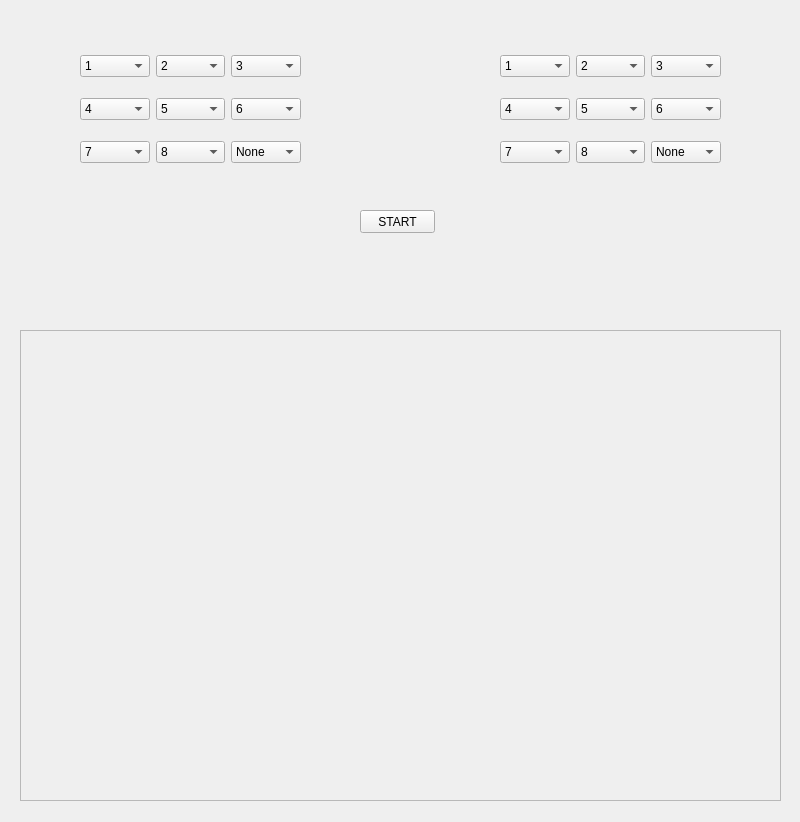
<?xml version="1.0" encoding="UTF-8"?>
<ui version="4.0">
 <class>MainWindow</class>
 <widget class="QMainWindow" name="MainWindow">
  <property name="geometry">
   <rect>
    <x>0</x>
    <y>0</y>
    <width>800</width>
    <height>822</height>
   </rect>
  </property>
  <property name="windowTitle">
   <string>MainWindow</string>
  </property>
  <widget class="QWidget" name="centralwidget">
   <widget class="QScrollArea" name="scrollArea">
    <property name="geometry">
     <rect>
      <x>20</x>
      <y>330</y>
      <width>761</width>
      <height>471</height>
     </rect>
    </property>
    <property name="widgetResizable">
     <bool>true</bool>
    </property>
    <widget class="QWidget" name="scrollAreaWidgetContents">
     <property name="geometry">
      <rect>
       <x>0</x>
       <y>0</y>
       <width>759</width>
       <height>469</height>
      </rect>
     </property>
    </widget>
   </widget>
   <widget class="QWidget" name="gridLayoutWidget">
    <property name="geometry">
     <rect>
      <x>80</x>
      <y>40</y>
      <width>221</width>
      <height>141</height>
     </rect>
    </property>
    <layout class="QGridLayout" name="gridLayout">
     <item row="0" column="1">
      <widget class="QComboBox" name="cmbBox_Start_01">
       <property name="currentIndex">
        <number>2</number>
       </property>
       <item>
        <property name="text">
         <string>None</string>
        </property>
       </item>
       <item>
        <property name="text">
         <string>1</string>
        </property>
       </item>
       <item>
        <property name="text">
         <string>2</string>
        </property>
       </item>
       <item>
        <property name="text">
         <string>3</string>
        </property>
       </item>
       <item>
        <property name="text">
         <string>4</string>
        </property>
       </item>
       <item>
        <property name="text">
         <string>5</string>
        </property>
       </item>
       <item>
        <property name="text">
         <string>6</string>
        </property>
       </item>
       <item>
        <property name="text">
         <string>7</string>
        </property>
       </item>
       <item>
        <property name="text">
         <string>8</string>
        </property>
       </item>
      </widget>
     </item>
     <item row="0" column="2">
      <widget class="QComboBox" name="cmbBox_Start_02">
       <property name="currentIndex">
        <number>3</number>
       </property>
       <item>
        <property name="text">
         <string>None</string>
        </property>
       </item>
       <item>
        <property name="text">
         <string>1</string>
        </property>
       </item>
       <item>
        <property name="text">
         <string>2</string>
        </property>
       </item>
       <item>
        <property name="text">
         <string>3</string>
        </property>
       </item>
       <item>
        <property name="text">
         <string>4</string>
        </property>
       </item>
       <item>
        <property name="text">
         <string>5</string>
        </property>
       </item>
       <item>
        <property name="text">
         <string>6</string>
        </property>
       </item>
       <item>
        <property name="text">
         <string>7</string>
        </property>
       </item>
       <item>
        <property name="text">
         <string>8</string>
        </property>
       </item>
      </widget>
     </item>
     <item row="0" column="0">
      <widget class="QComboBox" name="cmbBox_Start_00">
       <property name="currentIndex">
        <number>1</number>
       </property>
       <item>
        <property name="text">
         <string>None</string>
        </property>
       </item>
       <item>
        <property name="text">
         <string>1</string>
        </property>
       </item>
       <item>
        <property name="text">
         <string>2</string>
        </property>
       </item>
       <item>
        <property name="text">
         <string>3</string>
        </property>
       </item>
       <item>
        <property name="text">
         <string>4</string>
        </property>
       </item>
       <item>
        <property name="text">
         <string>5</string>
        </property>
       </item>
       <item>
        <property name="text">
         <string>6</string>
        </property>
       </item>
       <item>
        <property name="text">
         <string>7</string>
        </property>
       </item>
       <item>
        <property name="text">
         <string>8</string>
        </property>
       </item>
      </widget>
     </item>
     <item row="1" column="0">
      <widget class="QComboBox" name="cmbBox_Start_10">
       <property name="currentIndex">
        <number>4</number>
       </property>
       <item>
        <property name="text">
         <string>None</string>
        </property>
       </item>
       <item>
        <property name="text">
         <string>1</string>
        </property>
       </item>
       <item>
        <property name="text">
         <string>2</string>
        </property>
       </item>
       <item>
        <property name="text">
         <string>3</string>
        </property>
       </item>
       <item>
        <property name="text">
         <string>4</string>
        </property>
       </item>
       <item>
        <property name="text">
         <string>5</string>
        </property>
       </item>
       <item>
        <property name="text">
         <string>6</string>
        </property>
       </item>
       <item>
        <property name="text">
         <string>7</string>
        </property>
       </item>
       <item>
        <property name="text">
         <string>8</string>
        </property>
       </item>
      </widget>
     </item>
     <item row="1" column="1">
      <widget class="QComboBox" name="cmbBox_Start_11">
       <property name="currentIndex">
        <number>5</number>
       </property>
       <item>
        <property name="text">
         <string>None</string>
        </property>
       </item>
       <item>
        <property name="text">
         <string>1</string>
        </property>
       </item>
       <item>
        <property name="text">
         <string>2</string>
        </property>
       </item>
       <item>
        <property name="text">
         <string>3</string>
        </property>
       </item>
       <item>
        <property name="text">
         <string>4</string>
        </property>
       </item>
       <item>
        <property name="text">
         <string>5</string>
        </property>
       </item>
       <item>
        <property name="text">
         <string>6</string>
        </property>
       </item>
       <item>
        <property name="text">
         <string>7</string>
        </property>
       </item>
       <item>
        <property name="text">
         <string>8</string>
        </property>
       </item>
      </widget>
     </item>
     <item row="1" column="2">
      <widget class="QComboBox" name="cmbBox_Start_12">
       <property name="currentIndex">
        <number>6</number>
       </property>
       <item>
        <property name="text">
         <string>None</string>
        </property>
       </item>
       <item>
        <property name="text">
         <string>1</string>
        </property>
       </item>
       <item>
        <property name="text">
         <string>2</string>
        </property>
       </item>
       <item>
        <property name="text">
         <string>3</string>
        </property>
       </item>
       <item>
        <property name="text">
         <string>4</string>
        </property>
       </item>
       <item>
        <property name="text">
         <string>5</string>
        </property>
       </item>
       <item>
        <property name="text">
         <string>6</string>
        </property>
       </item>
       <item>
        <property name="text">
         <string>7</string>
        </property>
       </item>
       <item>
        <property name="text">
         <string>8</string>
        </property>
       </item>
      </widget>
     </item>
     <item row="2" column="0">
      <widget class="QComboBox" name="cmbBox_Start_20">
       <property name="currentIndex">
        <number>7</number>
       </property>
       <item>
        <property name="text">
         <string>None</string>
        </property>
       </item>
       <item>
        <property name="text">
         <string>1</string>
        </property>
       </item>
       <item>
        <property name="text">
         <string>2</string>
        </property>
       </item>
       <item>
        <property name="text">
         <string>3</string>
        </property>
       </item>
       <item>
        <property name="text">
         <string>4</string>
        </property>
       </item>
       <item>
        <property name="text">
         <string>5</string>
        </property>
       </item>
       <item>
        <property name="text">
         <string>6</string>
        </property>
       </item>
       <item>
        <property name="text">
         <string>7</string>
        </property>
       </item>
       <item>
        <property name="text">
         <string>8</string>
        </property>
       </item>
      </widget>
     </item>
     <item row="2" column="1">
      <widget class="QComboBox" name="cmbBox_Start_21">
       <property name="currentIndex">
        <number>8</number>
       </property>
       <item>
        <property name="text">
         <string>None</string>
        </property>
       </item>
       <item>
        <property name="text">
         <string>1</string>
        </property>
       </item>
       <item>
        <property name="text">
         <string>2</string>
        </property>
       </item>
       <item>
        <property name="text">
         <string>3</string>
        </property>
       </item>
       <item>
        <property name="text">
         <string>4</string>
        </property>
       </item>
       <item>
        <property name="text">
         <string>5</string>
        </property>
       </item>
       <item>
        <property name="text">
         <string>6</string>
        </property>
       </item>
       <item>
        <property name="text">
         <string>7</string>
        </property>
       </item>
       <item>
        <property name="text">
         <string>8</string>
        </property>
       </item>
      </widget>
     </item>
     <item row="2" column="2">
      <widget class="QComboBox" name="cmbBox_Start_22">
       <property name="currentIndex">
        <number>0</number>
       </property>
       <item>
        <property name="text">
         <string>None</string>
        </property>
       </item>
       <item>
        <property name="text">
         <string>1</string>
        </property>
       </item>
       <item>
        <property name="text">
         <string>2</string>
        </property>
       </item>
       <item>
        <property name="text">
         <string>3</string>
        </property>
       </item>
       <item>
        <property name="text">
         <string>4</string>
        </property>
       </item>
       <item>
        <property name="text">
         <string>5</string>
        </property>
       </item>
       <item>
        <property name="text">
         <string>6</string>
        </property>
       </item>
       <item>
        <property name="text">
         <string>7</string>
        </property>
       </item>
       <item>
        <property name="text">
         <string>8</string>
        </property>
       </item>
      </widget>
     </item>
    </layout>
   </widget>
   <widget class="QWidget" name="gridLayoutWidget_2">
    <property name="geometry">
     <rect>
      <x>500</x>
      <y>40</y>
      <width>221</width>
      <height>141</height>
     </rect>
    </property>
    <layout class="QGridLayout" name="gridLayout_2">
     <item row="0" column="1">
      <widget class="QComboBox" name="cmbBox_Target_01">
       <property name="currentIndex">
        <number>2</number>
       </property>
       <item>
        <property name="text">
         <string>None</string>
        </property>
       </item>
       <item>
        <property name="text">
         <string>1</string>
        </property>
       </item>
       <item>
        <property name="text">
         <string>2</string>
        </property>
       </item>
       <item>
        <property name="text">
         <string>3</string>
        </property>
       </item>
       <item>
        <property name="text">
         <string>4</string>
        </property>
       </item>
       <item>
        <property name="text">
         <string>5</string>
        </property>
       </item>
       <item>
        <property name="text">
         <string>6</string>
        </property>
       </item>
       <item>
        <property name="text">
         <string>7</string>
        </property>
       </item>
       <item>
        <property name="text">
         <string>8</string>
        </property>
       </item>
      </widget>
     </item>
     <item row="0" column="2">
      <widget class="QComboBox" name="cmbBox_Target_02">
       <property name="currentIndex">
        <number>3</number>
       </property>
       <item>
        <property name="text">
         <string>None</string>
        </property>
       </item>
       <item>
        <property name="text">
         <string>1</string>
        </property>
       </item>
       <item>
        <property name="text">
         <string>2</string>
        </property>
       </item>
       <item>
        <property name="text">
         <string>3</string>
        </property>
       </item>
       <item>
        <property name="text">
         <string>4</string>
        </property>
       </item>
       <item>
        <property name="text">
         <string>5</string>
        </property>
       </item>
       <item>
        <property name="text">
         <string>6</string>
        </property>
       </item>
       <item>
        <property name="text">
         <string>7</string>
        </property>
       </item>
       <item>
        <property name="text">
         <string>8</string>
        </property>
       </item>
      </widget>
     </item>
     <item row="0" column="0">
      <widget class="QComboBox" name="cmbBox_Target_00">
       <property name="currentIndex">
        <number>1</number>
       </property>
       <item>
        <property name="text">
         <string>None</string>
        </property>
       </item>
       <item>
        <property name="text">
         <string>1</string>
        </property>
       </item>
       <item>
        <property name="text">
         <string>2</string>
        </property>
       </item>
       <item>
        <property name="text">
         <string>3</string>
        </property>
       </item>
       <item>
        <property name="text">
         <string>4</string>
        </property>
       </item>
       <item>
        <property name="text">
         <string>5</string>
        </property>
       </item>
       <item>
        <property name="text">
         <string>6</string>
        </property>
       </item>
       <item>
        <property name="text">
         <string>7</string>
        </property>
       </item>
       <item>
        <property name="text">
         <string>8</string>
        </property>
       </item>
      </widget>
     </item>
     <item row="1" column="0">
      <widget class="QComboBox" name="cmbBox_Target_10">
       <property name="currentIndex">
        <number>4</number>
       </property>
       <item>
        <property name="text">
         <string>None</string>
        </property>
       </item>
       <item>
        <property name="text">
         <string>1</string>
        </property>
       </item>
       <item>
        <property name="text">
         <string>2</string>
        </property>
       </item>
       <item>
        <property name="text">
         <string>3</string>
        </property>
       </item>
       <item>
        <property name="text">
         <string>4</string>
        </property>
       </item>
       <item>
        <property name="text">
         <string>5</string>
        </property>
       </item>
       <item>
        <property name="text">
         <string>6</string>
        </property>
       </item>
       <item>
        <property name="text">
         <string>7</string>
        </property>
       </item>
       <item>
        <property name="text">
         <string>8</string>
        </property>
       </item>
      </widget>
     </item>
     <item row="1" column="1">
      <widget class="QComboBox" name="cmbBox_Target_11">
       <property name="currentIndex">
        <number>5</number>
       </property>
       <item>
        <property name="text">
         <string>None</string>
        </property>
       </item>
       <item>
        <property name="text">
         <string>1</string>
        </property>
       </item>
       <item>
        <property name="text">
         <string>2</string>
        </property>
       </item>
       <item>
        <property name="text">
         <string>3</string>
        </property>
       </item>
       <item>
        <property name="text">
         <string>4</string>
        </property>
       </item>
       <item>
        <property name="text">
         <string>5</string>
        </property>
       </item>
       <item>
        <property name="text">
         <string>6</string>
        </property>
       </item>
       <item>
        <property name="text">
         <string>7</string>
        </property>
       </item>
       <item>
        <property name="text">
         <string>8</string>
        </property>
       </item>
      </widget>
     </item>
     <item row="1" column="2">
      <widget class="QComboBox" name="cmbBox_Target_12">
       <property name="currentIndex">
        <number>6</number>
       </property>
       <item>
        <property name="text">
         <string>None</string>
        </property>
       </item>
       <item>
        <property name="text">
         <string>1</string>
        </property>
       </item>
       <item>
        <property name="text">
         <string>2</string>
        </property>
       </item>
       <item>
        <property name="text">
         <string>3</string>
        </property>
       </item>
       <item>
        <property name="text">
         <string>4</string>
        </property>
       </item>
       <item>
        <property name="text">
         <string>5</string>
        </property>
       </item>
       <item>
        <property name="text">
         <string>6</string>
        </property>
       </item>
       <item>
        <property name="text">
         <string>7</string>
        </property>
       </item>
       <item>
        <property name="text">
         <string>8</string>
        </property>
       </item>
      </widget>
     </item>
     <item row="2" column="0">
      <widget class="QComboBox" name="cmbBox_Target_20">
       <property name="currentIndex">
        <number>7</number>
       </property>
       <item>
        <property name="text">
         <string>None</string>
        </property>
       </item>
       <item>
        <property name="text">
         <string>1</string>
        </property>
       </item>
       <item>
        <property name="text">
         <string>2</string>
        </property>
       </item>
       <item>
        <property name="text">
         <string>3</string>
        </property>
       </item>
       <item>
        <property name="text">
         <string>4</string>
        </property>
       </item>
       <item>
        <property name="text">
         <string>5</string>
        </property>
       </item>
       <item>
        <property name="text">
         <string>6</string>
        </property>
       </item>
       <item>
        <property name="text">
         <string>7</string>
        </property>
       </item>
       <item>
        <property name="text">
         <string>8</string>
        </property>
       </item>
      </widget>
     </item>
     <item row="2" column="1">
      <widget class="QComboBox" name="cmbBox_Target_21">
       <property name="currentIndex">
        <number>8</number>
       </property>
       <item>
        <property name="text">
         <string>None</string>
        </property>
       </item>
       <item>
        <property name="text">
         <string>1</string>
        </property>
       </item>
       <item>
        <property name="text">
         <string>2</string>
        </property>
       </item>
       <item>
        <property name="text">
         <string>3</string>
        </property>
       </item>
       <item>
        <property name="text">
         <string>4</string>
        </property>
       </item>
       <item>
        <property name="text">
         <string>5</string>
        </property>
       </item>
       <item>
        <property name="text">
         <string>6</string>
        </property>
       </item>
       <item>
        <property name="text">
         <string>7</string>
        </property>
       </item>
       <item>
        <property name="text">
         <string>8</string>
        </property>
       </item>
      </widget>
     </item>
     <item row="2" column="2">
      <widget class="QComboBox" name="cmbBox_Target_22">
       <property name="currentIndex">
        <number>0</number>
       </property>
       <item>
        <property name="text">
         <string>None</string>
        </property>
       </item>
       <item>
        <property name="text">
         <string>1</string>
        </property>
       </item>
       <item>
        <property name="text">
         <string>2</string>
        </property>
       </item>
       <item>
        <property name="text">
         <string>3</string>
        </property>
       </item>
       <item>
        <property name="text">
         <string>4</string>
        </property>
       </item>
       <item>
        <property name="text">
         <string>5</string>
        </property>
       </item>
       <item>
        <property name="text">
         <string>6</string>
        </property>
       </item>
       <item>
        <property name="text">
         <string>7</string>
        </property>
       </item>
       <item>
        <property name="text">
         <string>8</string>
        </property>
       </item>
      </widget>
     </item>
    </layout>
   </widget>
   <widget class="QPushButton" name="btn_Start">
    <property name="geometry">
     <rect>
      <x>360</x>
      <y>210</y>
      <width>75</width>
      <height>23</height>
     </rect>
    </property>
    <property name="text">
     <string>START</string>
    </property>
   </widget>
   <widget class="QLabel" name="label_2">
    <property name="geometry">
     <rect>
      <x>160</x>
      <y>280</y>
      <width>481</width>
      <height>20</height>
     </rect>
    </property>
    <property name="text">
     <string/>
    </property>
    <property name="alignment">
     <set>Qt::AlignCenter</set>
    </property>
   </widget>
   <widget class="QLabel" name="label">
    <property name="geometry">
     <rect>
      <x>160</x>
      <y>250</y>
      <width>481</width>
      <height>20</height>
     </rect>
    </property>
    <property name="text">
     <string/>
    </property>
    <property name="alignment">
     <set>Qt::AlignCenter</set>
    </property>
   </widget>
  </widget>
 </widget>
 <resources/>
 <connections/>
</ui>
